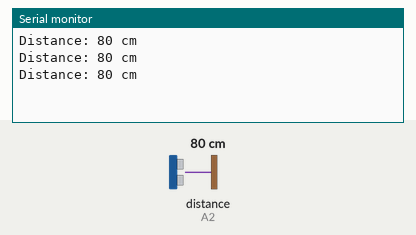
This sketch was run on a simulated Arduino Uno, built with avr-gcc and run on an emulated ATmega328P. Parts: the last lines printed to the serial monitor. Inputs (shaded band) come from the test bench; at power-on: distance to the obstacle (sensor on A2) 80 cm.

Above: at 1.3 s.
1.4 s: distance to the obstacle (sensor on A2) set to 2 cm
At 2.0 s:
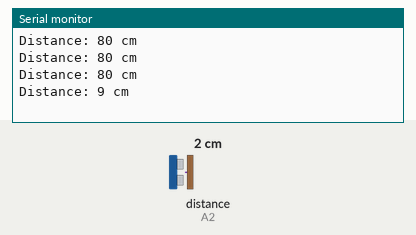
2.9 s: distance to the obstacle (sensor on A2) set to 18 cm
At 3.6 s:
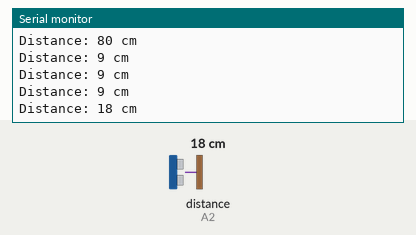
Timing chart, 0 to 5.9 s (numbered marks = the images above; inputs shaded):
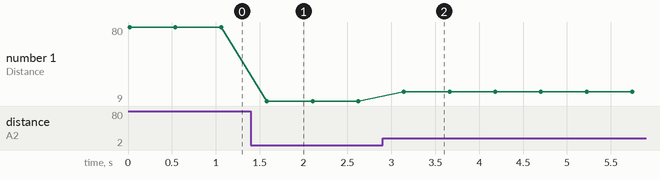

Measured:
- after the input at 1.4 s, the serial monitor: prints a new line after 0.18 s (image 1)
- after the input at 2.9 s, the serial monitor: prints a new line after 0.24 s (image 2)
- plotted number 1: 80 → 9 after the input at 1.4 s, 9 → 18 after the input at 2.9 s

The sketch:

sketch_jul17a.ino
```cpp
#include <SharpIR.h>

#define IR_PIN A2
#define MODEL 1080

SharpIR mySensor(IR_PIN, MODEL);

void setup() {
  Serial.begin(9600);
}

void loop() {

  int distance = mySensor.getDistance();

  Serial.print("Distance: ");
  Serial.print(distance);
  Serial.println(" cm");

  delay(500);
}
```
